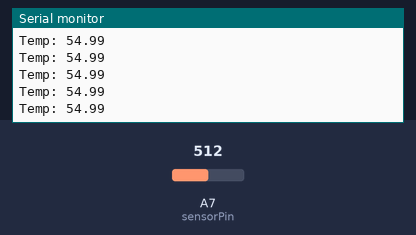
Bench run of a sketch on a simulated Arduino Nano, built for the host (arithmetic inside an expression is 32-bit, double 64-bit). Parts: the last lines printed to the serial monitor. Inputs (shaded band) come from the test bench; at power-on: A7 (sensorPin) = 512.

Above: at 1.2 s.
1.3 s: A7 (sensorPin) set to 716
At 1.31 s:
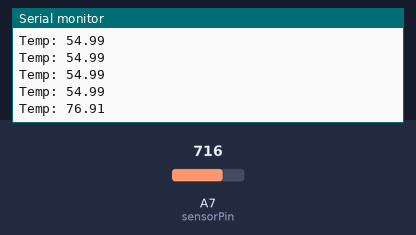
2.8 s: A7 (sensorPin) set to 900
At 2.81 s:
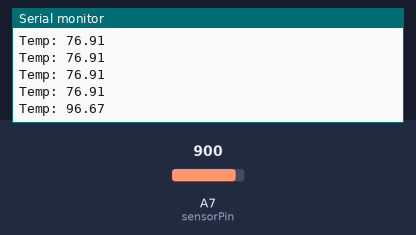
Timing chart, 0 to 5.8 s (numbered marks = the images above; inputs shaded):
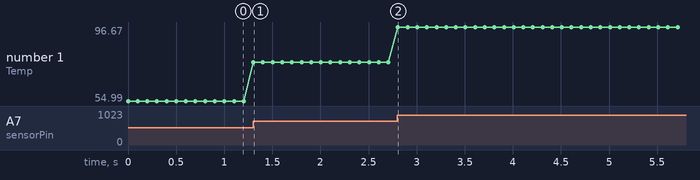

Measured:
- after the input at 1.3 s, the serial monitor: prints a new line at once (image 1)
- after the input at 2.8 s, the serial monitor: prints a new line at once (image 2)
- plotted number 1: 54.99 → 76.91 after the input at 1.3 s, 76.91 → 96.67 after the input at 2.8 s

The sketch:

LM35.ino
```cpp
int sensorPin = A7;
double sensorValue;

void setup() {
  Serial.begin(9600);
  analogReference(INTERNAL1V1);
  pinMode(sensorPin, INPUT);
}

void loop() {
  sensorValue = analogRead(sensorPin);
  Serial.print("Temp: ");
  Serial.println(sensorValue/9.31);

  delay(100);
}
```
